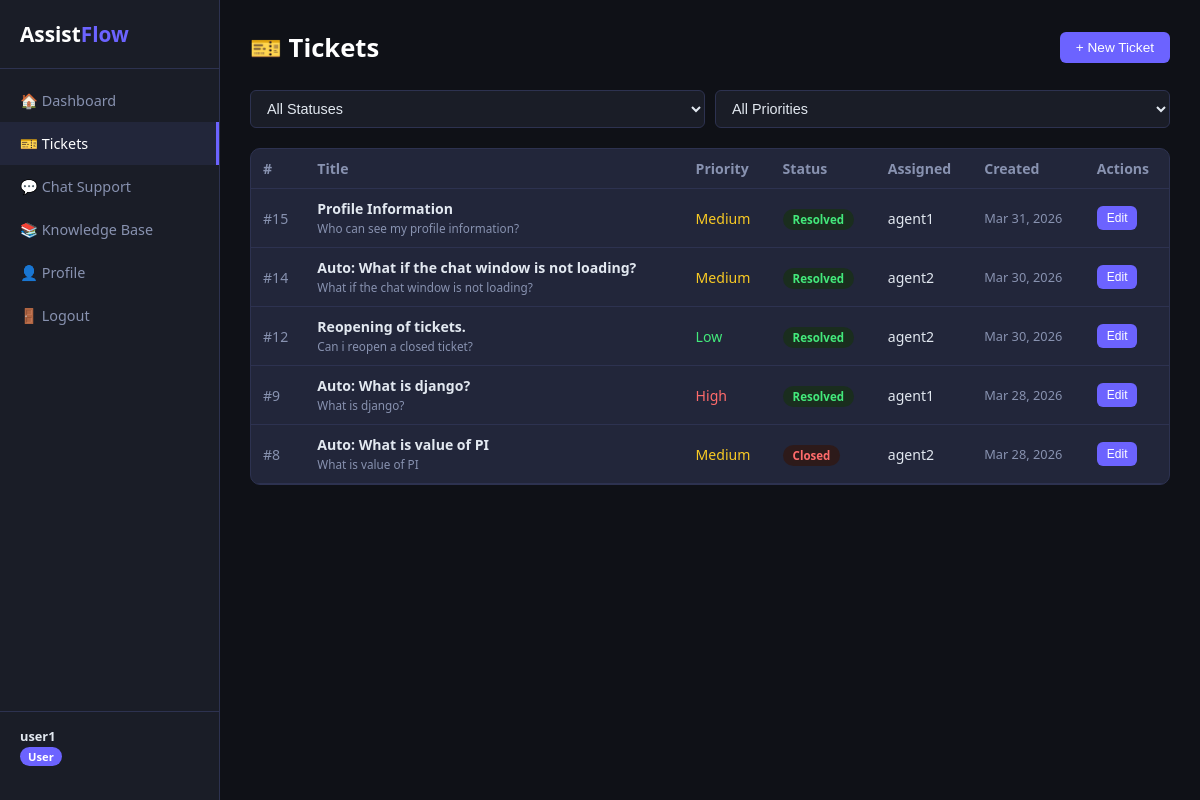
Page /tickets/ (signed in) on the committed database.
### core/models.py (models this page shows, shortened)
class User(AbstractUser):
    ROLE_CHOICES = [('admin', 'Admin'), ('agent', 'Agent'), ('user', 'User')]
    role = models.CharField(max_length=10, choices=ROLE_CHOICES, default='user')
    bio = models.TextField(blank=True)

class Ticket(models.Model):
    STATUS = [('open','Open'),('in_progress','In Progress'),('resolved','Resolved'),('closed','Closed')]
    PRIORITY = [('low','Low'),('medium','Medium'),('high','High'),('urgent','Urgent')]
    title = models.CharField(max_length=200)
    description = models.TextField()
    status = models.CharField(max_length=20, choices=STATUS, default='open')
    priority = models.CharField(max_length=10, choices=PRIORITY, default='medium')
    created_by = models.ForeignKey(User, on_delete=models.CASCADE, related_name='tickets')
    assigned_to = models.ForeignKey(User, on_delete=models.SET_NULL, null=True, blank=True, related_name='assigned_tickets')
    created_at = models.DateTimeField(auto_now_add=True)
    updated_at = models.DateTimeField(auto_now=True)
    resolved_at = models.DateTimeField(null=True, blank=True)

### core/views.py (the view)
# urls.py: path('tickets/', views.tickets_view, name='tickets'),
@login_required
def tickets_view(request):
    user = request.user
    if user.role == 'admin':
        tickets = Ticket.objects.all()
    elif user.role == 'agent':
        tickets = Ticket.objects.filter(assigned_to=user)
    else:
        tickets = Ticket.objects.filter(created_by=user)
    status_f = request.GET.get('status', '')
    priority_f = request.GET.get('priority', '')
    if status_f:
        tickets = tickets.filter(status=status_f)
    if priority_f:
        tickets = tickets.filter(priority=priority_f)
    agents = User.objects.filter(role='agent')
    return render(request, 'core/tickets.html', {'tickets': tickets.order_by('-created_at'), 'agents': agents})

### core/templates/core/tickets.html (shortened to what this page needs)
{% extends 'core/base.html' %}
{% block content %}
<div style="display:flex;align-items:center;justify-content:space-between;margin-bottom:25px;flex-wrap:wrap;gap:10px">
  <div class="page-title" style="margin:0">🎫 Tickets</div>
  <button class="btn" onclick="document.getElementById('createModal').classList.add('show')">+ New Ticket</button>
</div>
<div style="margin-bottom:20px">
  <form method="get" style="display:flex;gap:10px;flex-wrap:wrap">
    <select name="status" onchange="this.form.submit()" style="width:auto;flex:1;min-width:130px">
      <option value="">All Statuses</option>
    </select>
    <select name="priority" onchange="this.form.submit()" style="width:auto;flex:1;min-width:130px">
      <option value="">All Priorities</option>
    </select>
  </form>
</div>
<div class="card desk-only" style="padding:0;overflow:hidden">
  <div class="table-wrap">
    <table>
      <tr><th>#</th><th>Title</th><th>Priority</th><th>Status</th><th>Assigned</th><th>Created</th><th>Actions</th></tr>
      {% for t in tickets %}
      <tr>
        <td style="color:var(--muted)">#{{ t.id }}</td>
        <td><strong>{{ t.title }}</strong><br><small style="color:var(--muted)">{{ t.description|truncatechars:50 }}</small></td>
        <td><span class="{{ t.priority }}">{{ t.get_priority_display }}</span></td>
        <td><span class="badge {{ t.status }}">{{ t.get_status_display }}</span></td>
        <td>{{ t.assigned_to.username|default:"—" }}</td>
        <td style="color:var(--muted);font-size:.8rem;white-space:nowrap">{{ t.created_at|date:"M d, Y" }}</td>
        <td style="white-space:nowrap">
          <button class="btn btn-sm" onclick="openEdit({{ t.id }},'{{ t.status }}','{{ t.priority }}',{{ t.assigned_to.id|default:'null' }})">Edit</button>
        </td>
      </tr>
      {% empty %}
      <tr><td colspan="7" style="text-align:center;color:var(--muted);padding:30px">No tickets found.</td></tr>
      {% endfor %}
    </table>
  </div>
</div>
{% endblock %}

### core/templates/core/base.html (shortened to what this page needs)
<!DOCTYPE html>
<html lang="en">
<head>
</head>
<body>
{% if user.is_authenticated %}
<aside class="sidebar" id="sidebar">
  <div class="logo">Assist<span>Flow</span></div>
  <nav>
    <a href="{% url 'dashboard' %}" class="{% if request.resolver_match.url_name == 'dashboard' %}active{% endif %}" onclick="closeSidebar()">🏠 Dashboard</a>
    <a href="{% url 'tickets' %}" class="{% if 'ticket' in request.resolver_match.url_name %}active{% endif %}" onclick="closeSidebar()">🎫 Tickets</a>
    <a href="{% url 'chat' %}" class="{% if request.resolver_match.url_name == 'chat' %}active{% endif %}" onclick="closeSidebar()">💬 Chat Support</a>
    <a href="{% url 'knowledge_base' %}" class="{% if 'kb' in request.resolver_match.url_name or 'knowledge' in request.resolver_match.url_name %}active{% endif %}" onclick="closeSidebar()">📚 Knowledge Base</a>
    <a href="{% url 'profile' %}" class="{% if request.resolver_match.url_name == 'profile' %}active{% endif %}" onclick="closeSidebar()">👤 Profile</a>
    <a href="{% url 'logout' %}">🚪 Logout</a>
  </nav>
  <div class="user-info">
    <strong>{{ user.get_full_name|default:user.username }}</strong>
    <span class="badge">{{ user.role|title }}</span>
  </div>
</aside>
{% endif %}
<main>{% block content %}{% endblock %}</main>
</body>
</html>

### core/templates/core/base.html (style rules this page uses)
* { box-sizing:border-box;margin:0;padding:0 }
:root { --bg:#0f1117;--surface:#1a1d27;--card:#22263a;--accent:#6c63ff;--accent2:#ff6584;--text:#e2e8f0;--muted:#8892b0;--border:#2d3250;--green:#43e97b;--yellow:#f9ca24;--red:#ff6b6b;--radius:10px }
body { background:var(--bg);color:var(--text);font-family:'Segoe UI',system-ui,sans-serif;display:flex;min-height:100vh }
a { color:var(--accent);text-decoration:none }
.sidebar { width:220px;background:var(--surface);padding:20px 0;display:flex;flex-direction:column;border-right:1px solid var(--border);position:fixed;height:100vh;overflow-y:auto;z-index:200;transition:transform .25s ease }
.sidebar .logo { padding:0 20px 20px;font-size:1.3rem;font-weight:700;color:#fff;border-bottom:1px solid var(--border);margin-bottom:10px }
.sidebar .logo span { color:var(--accent) }
.sidebar nav a { display:flex;align-items:center;gap:10px;padding:12px 20px;color:var(--muted);font-size:.9rem;transition:.2s }
.sidebar nav a:hover,.sidebar nav a.active { background:var(--card);color:#fff;border-right:3px solid var(--accent) }
.sidebar .user-info { margin-top:auto;padding:15px 20px;border-top:1px solid var(--border);font-size:.8rem;color:var(--muted) }
.sidebar .user-info strong { display:block;color:var(--text);margin-bottom:2px }
.sidebar .user-info .badge { background:var(--accent);color:#fff;padding:2px 8px;border-radius:20px;font-size:.7rem }
main { margin-left:220px;flex:1;padding:30px }
.page-title { font-size:1.6rem;font-weight:700;margin-bottom:25px;color:#fff }
.card { background:var(--card);border:1px solid var(--border);border-radius:var(--radius);padding:20px }
button,.btn { background:var(--accent);color:#fff;border:none;padding:8px 16px;border-radius:6px;cursor:pointer;font-size:.85rem;transition:.2s;display:inline-block }
.btn-sm { padding:5px 10px;font-size:.75rem }
input,select,textarea { background:var(--surface);border:1px solid var(--border);color:var(--text);padding:9px 12px;border-radius:6px;width:100%;font-size:.9rem }
.table-wrap { overflow-x:auto;-webkit-overflow-scrolling:touch }
table { width:100%;border-collapse:collapse;font-size:.88rem;min-width:520px }
th { text-align:left;padding:10px 12px;color:var(--muted);border-bottom:1px solid var(--border);font-weight:600 }
td { padding:10px 12px;border-bottom:1px solid var(--border) }
.badge { padding:3px 10px;border-radius:20px;font-size:.72rem;font-weight:600 }
.resolved { background:#1a2d1e;color:#43e97b }
.closed { background:#2d1a1a;color:#ff6b6b }
.high { color:var(--red) }
.medium { color:var(--yellow) }
.low { color:var(--green) }

### rows in the picture
User: get_full_name "user1", role "User"
Ticket: id "15", title "Profile Information", description "Who can see my profile information?", priority "Medium", status "Resolved", assigned_to.username "agent1", created_at "Mar 31, 2026"
Ticket: id "14", title "Auto: What if the chat window is not loading?", description "What if the chat window is not loading?", priority "Medium", status "Resolved", assigned_to.username "agent2", created_at "Mar 30, 2026"
Ticket: id "12", title "Reopening of tickets.", description "Can i reopen a closed ticket?", priority "Low", status "Resolved", assigned_to.username "agent2", created_at "Mar 30, 2026"
Ticket: id "9", title "Auto: What is django?", description "What is django?", priority "High", status "Resolved", assigned_to.username "agent1", created_at "Mar 28, 2026"
Ticket: id "8", title "Auto: What is value of PI", description "What is value of PI", priority "Medium", status "Closed", assigned_to.username "agent2", created_at "Mar 28, 2026"
